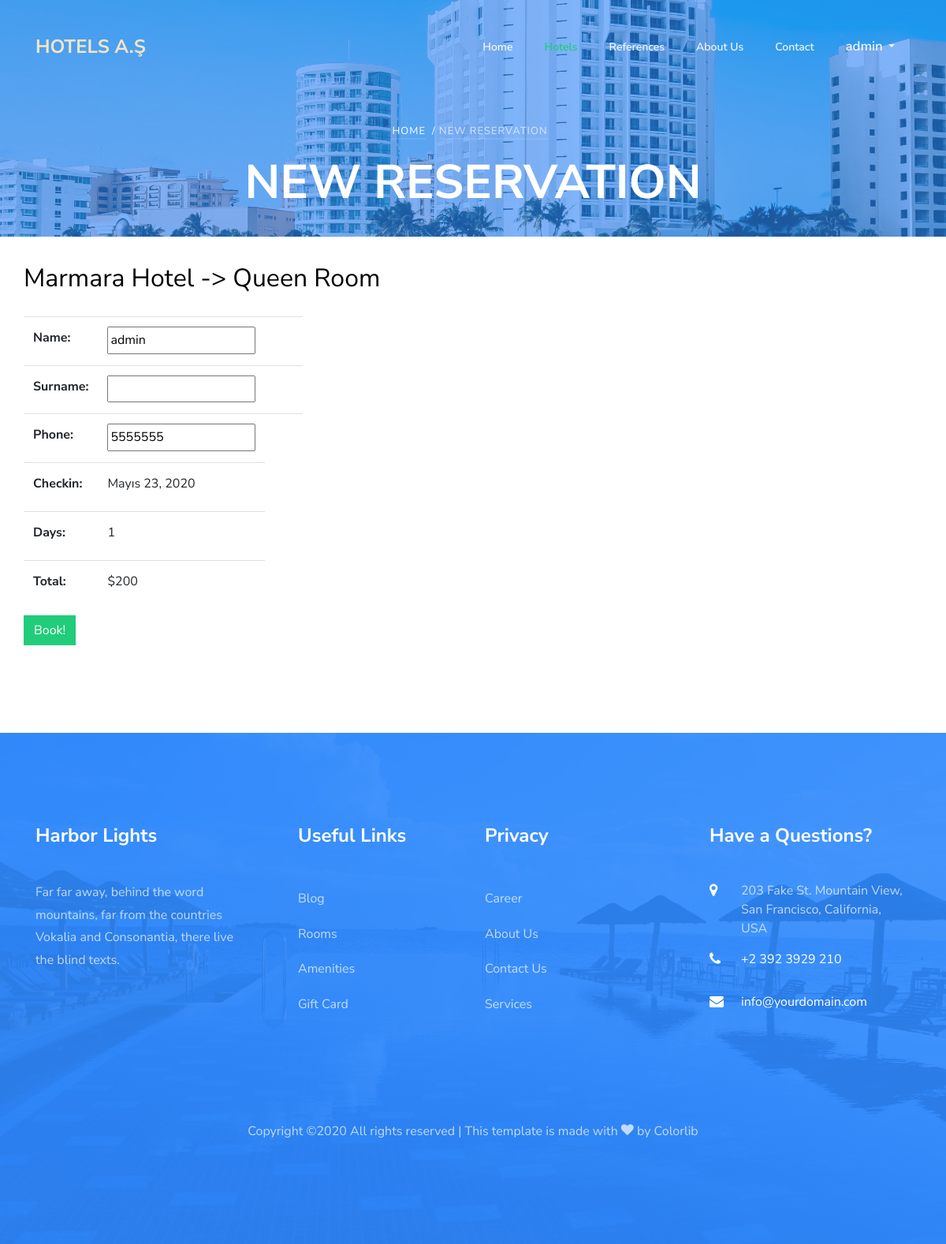
/reservation/new_reservation/1 (signed in), run on an earlier commit of the app's database.
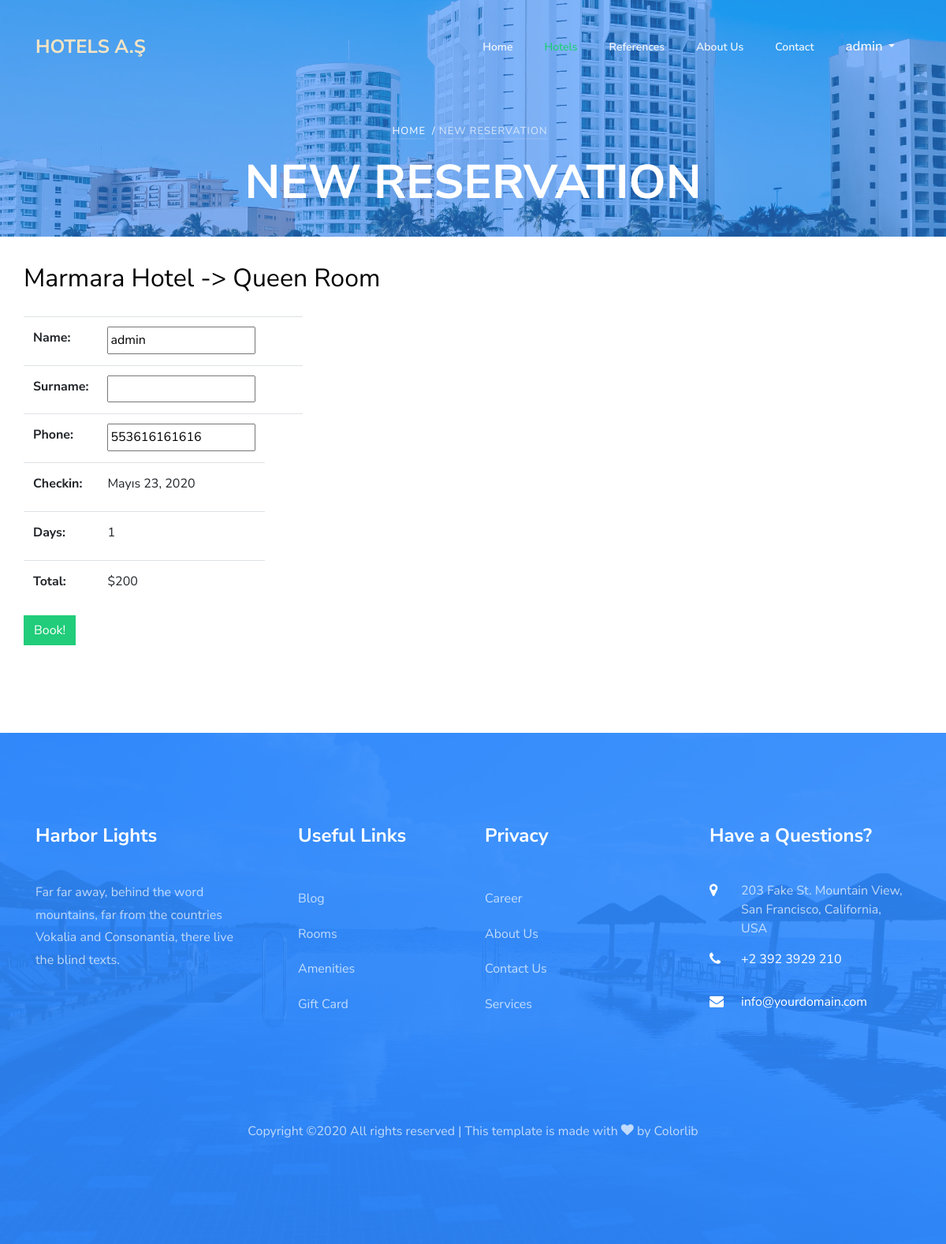
And on a later commit of the database.
### user/models.py (models this page shows, shortened)
class UserProfile(models.Model):
    user = models.OneToOneField(User, on_delete=models.CASCADE)
    phone = models.CharField(blank=True, max_length=20)
    address = models.CharField(blank=True, max_length=150)
    city = models.CharField(blank=True, max_length=20)
    country = models.CharField(blank=True, max_length=20)
    image = models.ImageField(blank=True, upload_to='images/users/')
    def image_tag(self):
        return mark_safe('<img src="{}" height="50"/>'.format(self.image.url))
    image_tag.short_description = 'Image'

### reservation/views.py (the view)
# urls.py: path('new_reservation/<int:id>', views.new_reservation, name="new_reservation"),
@login_required(login_url='/login')
def new_reservation(request, id):
    days = 1
    checkin = date.today()
    if request.method == 'POST':
        form = ReservationDayForm(request.POST)
        if form.is_valid():
            days = form.cleaned_data['days']
            checkin = form.cleaned_data['checkin']
    setting = Setting.objects.first()
    page = 'New Reservation'
    category = Category.objects.all()
    profile = UserProfile.objects.get(user=request.user)
    room = Room.objects.get(id=id)
    total = room.price * days
    form = ReservationForm()
    form.initial["days"] = days
    form.initial['checkin'] = checkin
    form.initial['name'] = profile.user.first_name
    form.initial['surname'] = profile.user.last_name
    form.initial['phone'] = profile.phone
    context = {
        'setting': setting,
        'category': category,
        'page': page,
        'form': form,
        'room': room,
        'profile': profile,
        'total': total
    }
    return render(request, 'new_reservation.html', context)

### reservation/models.py
class ReservationForm(ModelForm):
    class Meta:
        model = Reservation
        fields = ['name', 'surname', 'phone', 'checkin', 'days']

### hotel/models.py (called while the page is built)
    def __str__(self):
        return self.title

    def __str__(self):
        return self.title

### reservation/templates/new_reservation.html (shortened to what this page needs)
{% extends 'homebase.html' %}
{% load static %}
{% block content %}
<br>
<div class="container" style="min-height:600px;">
    <div class="row">
        <h2>{{room.hotel_id}} -> {{room}}</h2>
    </div>
    <div class="row">
        <form action="{% url 'book' room.id %}" method="post">
            <table class="table">
                <p>
                    <tr>
                        <th scope="row">{{form.name.label_tag}}</th>
                        <td>{{form.name}}</td>
                        <td>
                        </td>
                        <td>
                        </td>
                    </tr>
                    <tr>
                        <th scope="row">{{form.surname.label_tag}}</th>
                        <td>{{form.surname}}</td>
                        <td>
                        </td>
                        <td>
                        </td>
                    </tr>
                    <tr>
                        <th scope="row">{{form.phone.label_tag}}</th>
                        <td>{{form.phone}}</td>
                        <td>
                        </td>
                        <td>
                        </td>
                    </tr>
                    <tr>
                        <th scope="row">{{form.checkin.label_tag}}</th>
                        <td>{{form.checkin.value}}</td>
                    </tr>
                    <tr>
                        <th scope="row">{{form.days.label_tag}}</th>
                        <td>{{form.days.value}}</td>
                    </tr>
                    <tr>
                        <th scope="row">Total: </th>
                        <td>${{total}}</td>
                    </tr>
                </p>
            </table>
            <input class="btn btn-primary" type="submit" value="Book!">
        </form>
    </div>
</div>
{% endblock  %}

What changed in the data, as far as the page shows it:
changed UserProfile: phone "5555555" → "553616161616"
